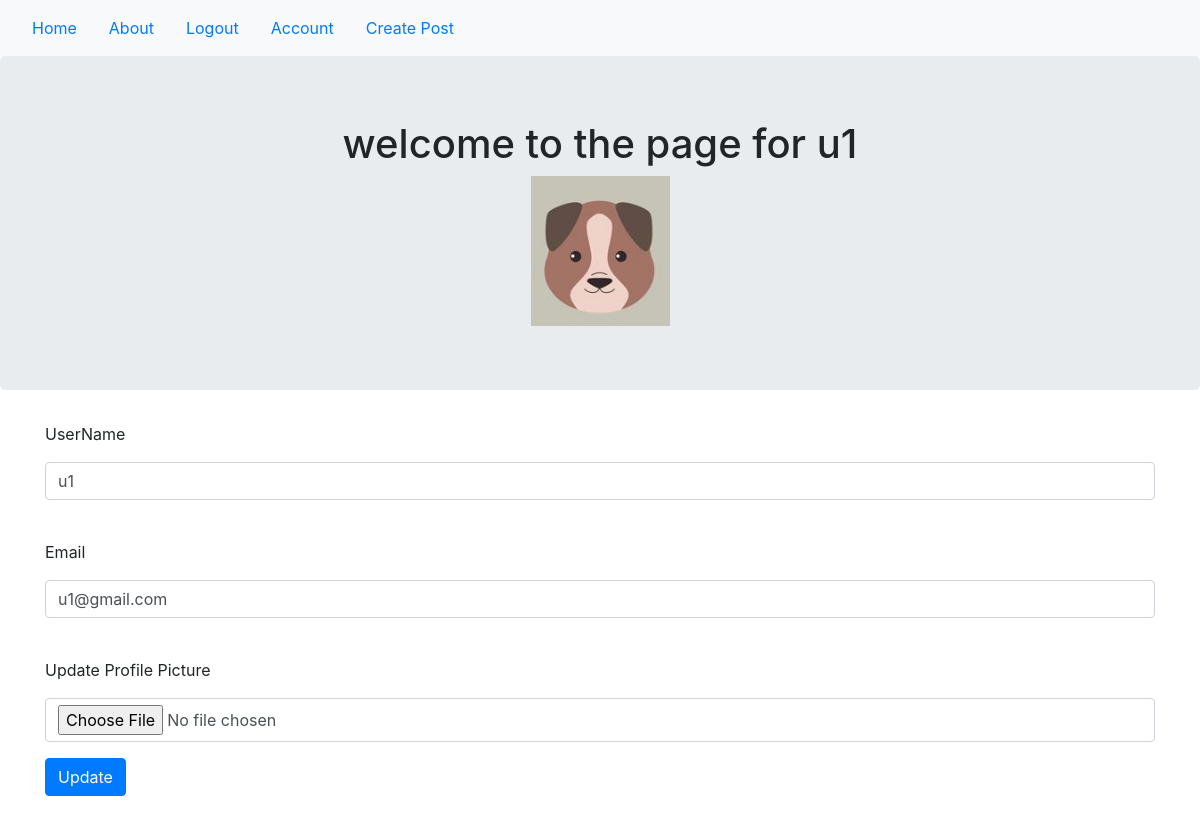
/account (signed in), run on the app's committed database.
### carcompanyblog/models.py (models this page shows, shortened)
class User(db.Model, UserMixin):
    __tablename__ = 'users'
    id = db.Column(db.Integer, primary_key= True)
    profile_image  = db.Column(db.String(80), nullable=False, default='default_profile.png')
    email = db.Column(db.String(80), unique = True, index = True)
    username = db.Column(db.String(64), unique = True, index=True)
    password_hash = db.Column(db.String(120))
    posts = db.relationship('BlogPost', backref='author', lazy=True)

### carcompanyblog/users/views.py (the view)
@users.route('/account', methods=['GET', 'POST'])
@login_required
def account():
    form = UpdateUserForm()
    if form.validate_on_submit():
        if form.picture.data:  # if the user uploaded picture
            username = current_user.username  # gets the current username
            pic = add_profile_pic(form.picture.data, username)
            current_user.profile_image = pic
        current_user.username = form.username.data
        current_user.email = form.email.data
        db.session.commit()
        flash('Updated')
        return redirect(url_for('users.account'))
    elif request.method =='GET':
        form.username.data = current_user.username
        form.email.data = current_user.email
    profile_image = url_for('static', filename= 'profile_pics/'+current_user.profile_image)
    return render_template('account.html', profile_image=profile_image, form = form)

### carcompanyblog/users/forms.py (shortened to what this page needs)
class UpdateUserForm(FlaskForm):
    email = StringField('Email', validators=[DataRequired(), Email()])
    username = StringField('UserName', validators=[DataRequired()])
    picture = FileField('Update Profile Picture', validators=[FileAllowed(['jpg', 'png'])])
    submit = SubmitField('Update')

### carcompanyblog/models.py (called while the page is built)
@login_manager.user_loader
def load_user(user_id):
    return User.query.get(user_id)

### carcompanyblog/templates/account.html (shortened to what this page needs)
<!DOCTYPE html>
{% extends "base.html" %}
  {% block content %}
    <div class="jumbotron">
      <div align="center">
        <h1> welcome to the page for {{ current_user.username }}</h1>
        <img align="center" src="{{ url_for('static', filename= 'profile_pics/'+current_user.profile_image) }}">
      </div>
    </div>
    <div class="container">
      <form method="POST" action="" enctype="multipart/form-data">
        <div class="form-group">
            {{ form.username.label(class="form-group") }} {{ form.username(class="form-control") }}
        </div>
        <br>
        <div class="form-group">
        {{ form.email.label(class="form-group") }} {{ form.email(class="form-control") }}<br>
          </div>
          <div class="form-group">
        {{ form.picture.label(class="form-group") }} {{ form.picture(class="form-control") }}
            </div>
            <div class="form-group">
        {{ form.submit(class="btn btn-primary") }}
              </div>
      <br>
      </form>
    </div>
  {% endblock %}

### data on the page
User: username "u1", profile_image (placeholder picture), email "u1@gmail.com"
